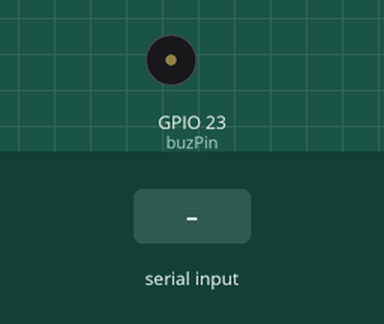
Bench run of a sketch on a simulated ESP32. Parts: buzzer (waves = sounding). The test bench sets the inputs (shaded band). What the sketch prints to the serial monitor is not drawn.

Above: at 1.2 s.
1.3 s: "a\n" received over Serial
At 1.9 s:
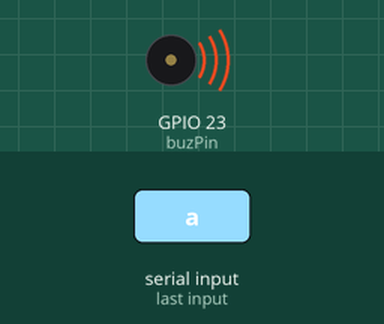
Timing chart, 0 to 4.8 s (numbered marks = the images above; inputs shaded):
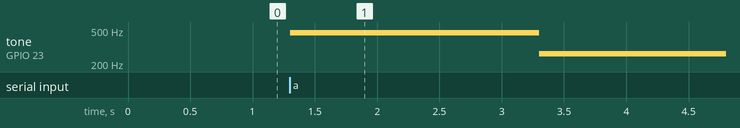

Measured:
- after the input at 1.3 s, tone on GPIO 23 (buzPin): silent → 466 Hz at once, → 262 Hz 2.0 s later

The sketch:

task04-c.ino
```cpp
// make tones by using pwm
// freq -> pitch
// duty -> volume (?)
// setting PWM properties
//const int freq = 5000;
const int ledChannel = 0;
const int resolution = 8;
const int buzPin = 23;
const int duty = 128;
// variables
int sVal;
int dur;
int k;
int j;

int del;
int index1=0;
// notes
//enum Notes {C3=0, CS3, D3, DS3, E3, F3};
int nFrq[] = {/*131, 139, 147, 156, 165, 175*/
262,277,294,311,330,349,370,392,415,440,466,494,523,0};
int ndel[] = {2000,1500,1000,750,500,375,250};
void playNote(int note, int dur) {

ledcSetup(ledChannel, nFrq[note], resolution);
ledcWrite(ledChannel, duty);
//Serial.println(note);
//delay(ndel[dur]);
delay(ndel[dur]);
//Serial.println(ndel[dur]);
ledcSetup(ledChannel, 0, resolution);
//exit(0);

}
void testplay(int note, int dur){

  Serial.println(nFrq[note]);
  Serial.println(ndel[dur]);
  }
void setup() {
Serial.begin(115200);
ledcAttachPin(buzPin, ledChannel);
}
void loop(){
if (Serial.available() > 0) {

String inputStr = Serial.readStringUntil('\n');
//sVal = Serial.read();
//String inputStr = String(sVal);
for (int i = 0; i<98;i= i+2)
{
String st1 = String(inputStr[i]);
String st2 = String(inputStr[i+1]);
if(st1=="a"){
  st1 = "10";}
if (st1 =="b"){
  st1 ="11";}
if(st1=="c"){
  st1 = "12";}
if(st1==","){
  st1 = "13";}
  k = st1.toInt();
j = st2.toInt();
Serial.println(inputStr);
Serial.println(inputStr[i]);
Serial.println(inputStr[i+1]);
Serial.println(k);
Serial.println(j);
playNote(k, j);
//testplay(k,j);

//exit(0);
}


}
}
```
